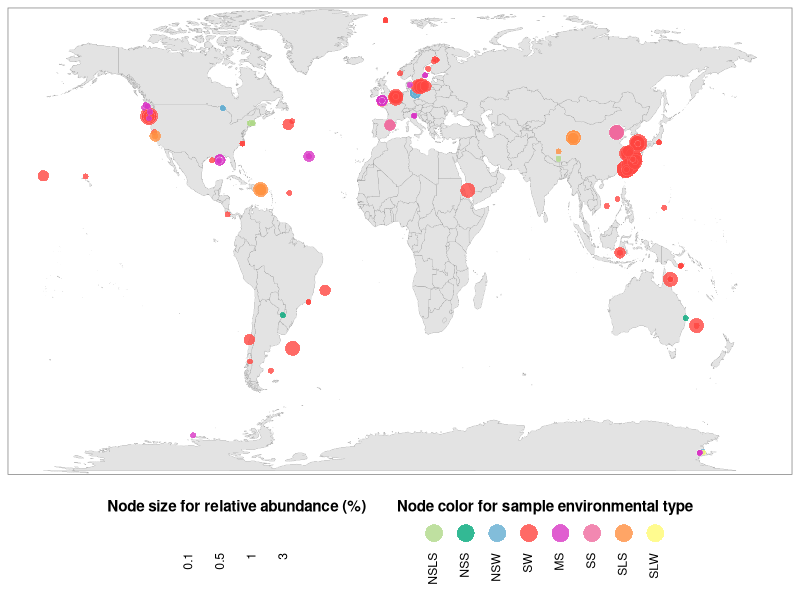
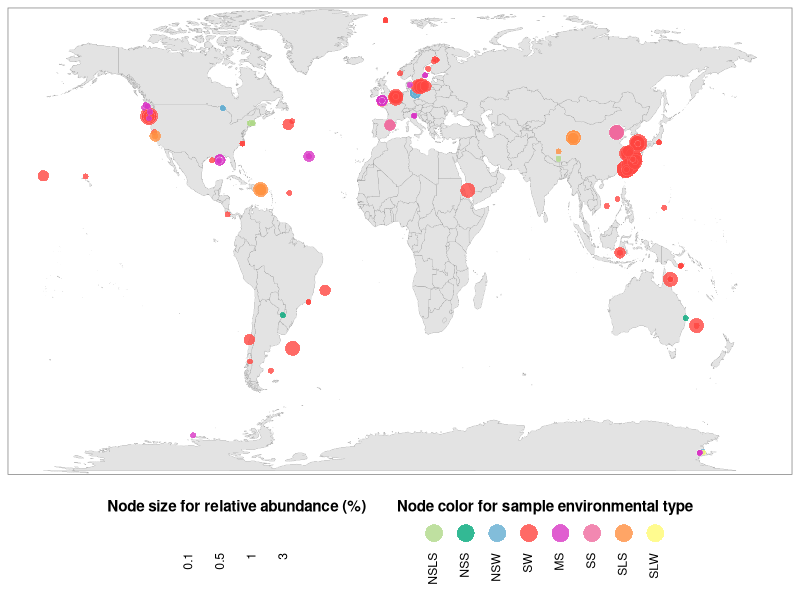

Write R code to recreate these figures, in order.
# email: qfsfdxlqy@163.com
# GitHub: https://github.com/2015qyliang

library(ggplot2)
library(maps)

# make Run location dataset
all.run.set <- read.table("Figure_5a_GeoInformation.txt",header = T,sep = '\t')
bradymonadales.yes <- all.run.set[which(all.run.set$percentReads >= 0.001),]

# make map figure
worldmap <- map_data("world")
p <- ggplot() + 
  theme(panel.background = element_rect(fill = "white", colour = "grey50")) +
  geom_polygon(data = worldmap,aes(x =long, y = lat, group = group),
               fill = "grey89",colour="grey40",size = 0.05)

# ---------------------------------------------------------------------------------
# add bradymonadales.yes to figure 
p + geom_point(data = bradymonadales.yes,
               mapping = aes(x = Long, y = Lat,size = factor(percentSize),
                             fill = factor(EnvirTypes)),
               alpha = 0.8,shape = 21,color = "white",stroke = 0.05) +
  scale_fill_manual(values = c("#AFD888", "#00A779", "#63ADD0", "#FF4540", 
                               "#D836C4", "#EE6B9E", "#FF8F40", "#FFFA73"),
                    name = "Node color for sample environmental type",
                    limits=c("NSLS", "NSS", "NSW", "SW", "MS", "SS", "SLS", "SLW")) +
  scale_size_discrete(labels = c("0.1","0.5","1","3"))+
  scale_y_discrete(labels = NULL,breaks = NULL) + 
  scale_x_continuous(labels = NULL,breaks = NULL) +
  theme(axis.title.y=element_blank(),
        axis.title.x=element_blank(),
        legend.position = "bottom",axis.title =element_text(),
        legend.key = element_blank()) + 
  guides(size = guide_legend(label.position = "bottom",
                             label.theme = element_text(angle = 90, hjust = 1, vjust = 0.6),
                             title.theme = element_text(face = "bold"),
                             title.position = "top",
                             title = "Node size for relative abundance (%)",
                             title.hjust = 0.5),
         fill = guide_legend(label.position = "bottom",
                              label.theme = element_text(angle = 90, hjust = 1, vjust = 0.6),
                              nrow = 1,
                              override.aes = list(size=6),
                              title.theme = element_text(face = "bold"),
                              title.position = "top",
                              title.hjust = 0.5)) 

# Save the plot to a pdf
ggsave("Figure_5a_BradyBiodistribution_raw.pdf",units = "in",width = 7.27, height = 4.8)

# save config
# 7.27 * 4.8 in

# following modified by PhantomPDF (Foxit) software

# >>>>>>>>>>>>>>>>>>>>>>>>>>>>>>>>>>>>>>>>>>>>>>>>>>>>>>>>
summary(bradymonadales.yes$EnvirTypes)
summary(all.run.set$EnvirTypes)

names(summary(bradymonadales.yes$EnvirTypes))
names(summary(all.run.set$EnvirTypes))

percentSample <- paste0(summary(bradymonadales.yes$EnvirTypes), 
       "/", 
       summary(all.run.set$EnvirTypes))
names(percentSample) <- names(summary(bradymonadales.yes$EnvirTypes))

percentSample